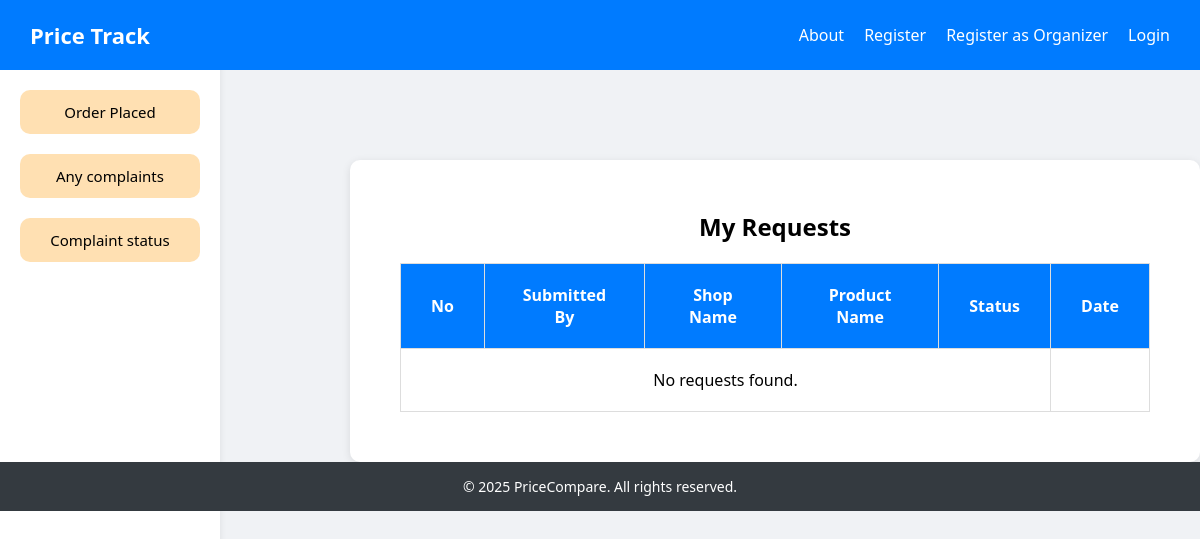
/product/requestHistory, run on an earlier commit of the app's database.
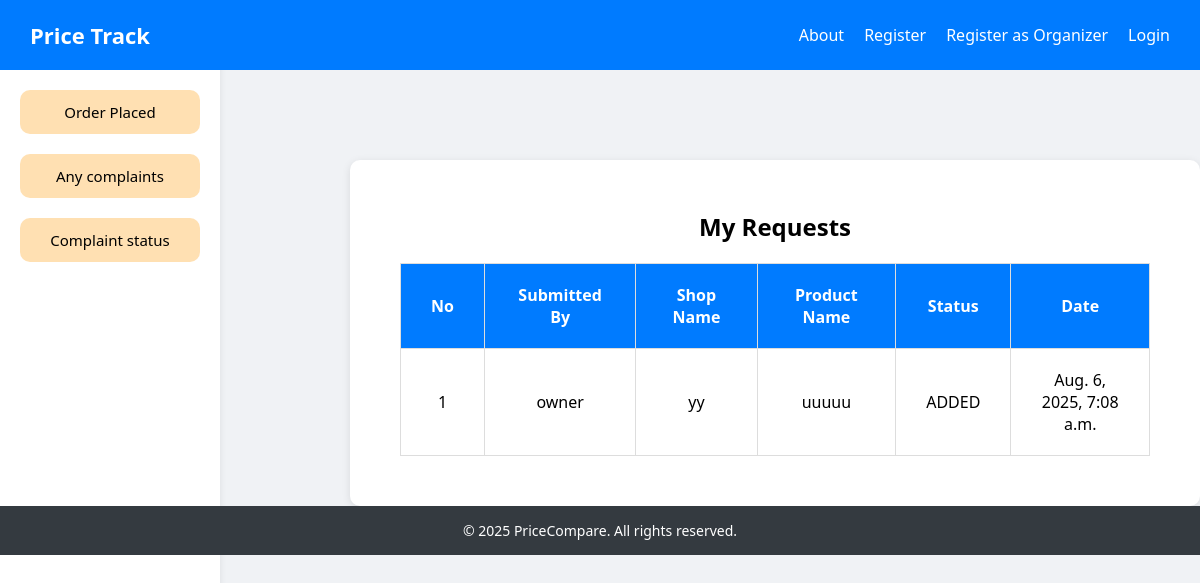
And on a later commit of the database.
### products/models.py (models this page shows)
class Available(models.Model):
    CHOICES = [
        ('ADDED', 'ADDED'),
        ('Not Added', 'Not Added')
    ]
    shopid = models.ForeignKey(Register,on_delete=models.CASCADE,null=True)
    productname = models.CharField(max_length=20)
    productcate = models.ForeignKey(Category,on_delete=models.CASCADE,null=True)
    brand = models.CharField(max_length=20)
    price = models.IntegerField(null=True)
    description = models.CharField(max_length=255)
    image = models.ImageField(upload_to='product/',null=True)
    status = models.CharField(max_length=20,choices=CHOICES,default='Not Added',null=True)
    orderdate = models.DateTimeField(auto_now_add=True)

### users/models.py (models this page shows)
class Register(AbstractUser):
    name=models.CharField(max_length=40,null=True)
    address=models.CharField(max_length=200,null=True)
    phone=models.IntegerField(null=True)
    approved=models.BooleanField(default=False)
    shopname=models.CharField(max_length=20,null=True)
    licensenumber=models.IntegerField(null=True)
    image=models.ImageField(upload_to='image/',null=True)
    district=models.CharField(max_length=100,null=True)
    place=models.CharField(max_length=255,null=True)
    role=models.CharField(max_length=20,default="admin")

### products/views.py (the view)
# urls.py: path('requestHistory',views.requestHistory),
def requestHistory(request):
    req = Available.objects.all()
    return render(request,'requestHistory.html',{'req':req})

### products/templates/requestHistory.html (shortened to what this page needs)
{% extends 'layout.html' %}
{% load static %}
{% block extra_head %}
<link rel="stylesheet" href="{% static 'products/complaintStatus.css' %}">
{% endblock %}
{% block content %}
{% include 'side.html' %}
<div class="container">
  <h2>My Requests</h2>
  <table>
    <thead>
      <tr>
        <th>No</th>
        <th>Submitted By</th>
        <th>Shop Name</th>
        <th>Product Name</th>
        <th>Status</th>
        <th>Date</th>
      </tr>
    </thead>
    <tbody>
      {% for complaint in req %}
      <tr>
         <td>{{ forloop.counter }}</td>
        <td>{{ complaint.shopid.username }}</td>
        <td>{{ complaint.shopid.shopname }}</td>
        <td>{{ complaint.productname }}</td>
        <td>{{ complaint.status }}</td>
        <td>{{ complaint.orderdate }}</td>
      </tr>
      {% empty %}
      <tr>
        <td colspan="5">No requests found.</td>
      </tr>
      {% endfor %}
    </tbody>
  </table>
</div>
{% endblock %}

What changed in the data, as far as the page shows it:
added Available: shopid.username "owner", shopid.shopname "yy", productname "uuuuu", status "ADDED", orderdate "Aug. 6, 2025, 7:08 a.m."
Also different on the page:
text no longer shown: "No requests found."
